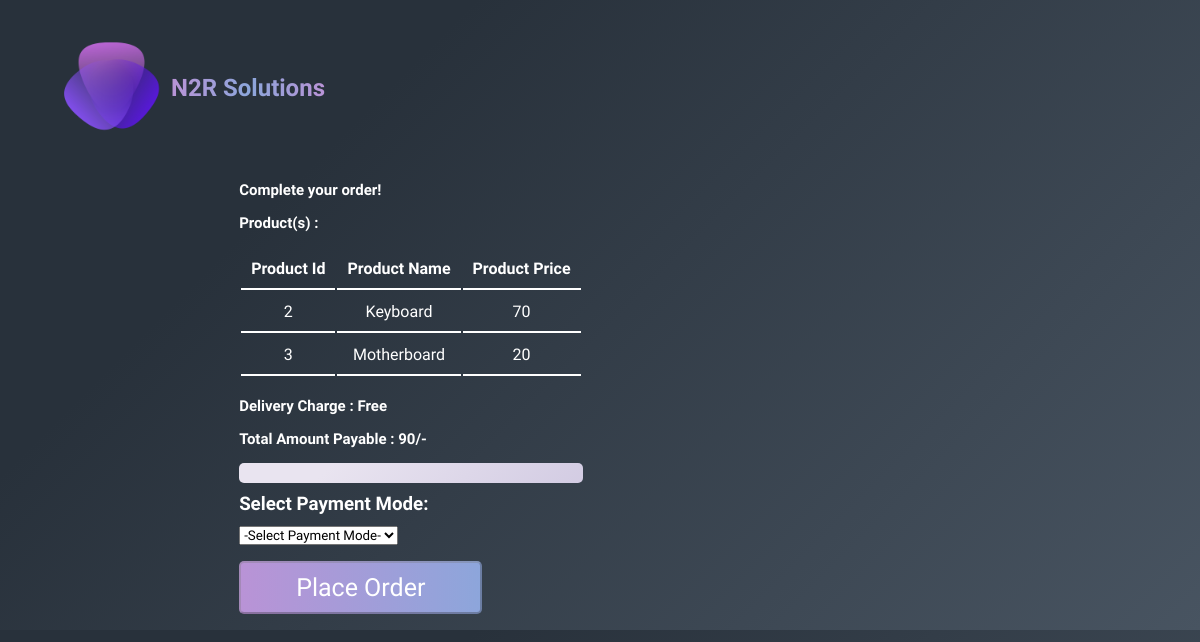
Screenshot of /checkout.php (signed in) with the database file from the repository.
### tables this page shows
CREATE TABLE `cart` (
  `prd_id` int(10) NOT NULL,
  `user_id` int(10) NOT NULL
);

CREATE TABLE `product_details` (
  `prd_id` int(20) NOT NULL,
  `prd_name` varchar(30) NOT NULL,
  `prd_desc` varchar(500) NOT NULL,
  `prd_price` float NOT NULL,
  `prd_photo` varchar(100) NOT NULL
);

### checkout.php (the view, shortened to what this page needs)
<!DOCTYPE html>
<html lang="en">
<head>
<link rel="stylesheet" href="css/checkout.css">
</head>
<body>
  <div class="header">
    <div class="container">
        <div class="navbar">
            <div class="logo">
                <a href="home.php"> <img src="./Assets/logo.png" alt="n2r logo" width="100px" height="100px"></a>
                <h2>N2R Solutions</h2>
            </div>
        </div>
<div class="details">
  <div class="container">
    <div class="row">
      <div>
        <h1>Complete your order!</h1>
        <div>
          <h1><b>Product(s) : </b></h1>
          <table>
        <tr>
        <th>Product Id</th>
        <th>Product Name</th>
        <th>Product Price</th>
        </tr>
         <?php
        include("config.php");
        $user = $_SESSION['user'];
        $Items = mysqli_query($link,"SELECT prd_id FROM cart WHERE user_id=$user");
        $total = 0;
        while($temp = mysqli_fetch_assoc($Items))
        {
           $id_sql = "SELECT prd_name , prd_price FROM product_details WHERE prd_id=$temp[prd_id]";
           $item_details = mysqli_query($link,$id_sql);
           while($temp2 = mysqli_fetch_assoc($item_details))
           {
            $str2 = (float)$temp2['prd_price'];
            echo "<tr>";
            echo "<td>" . $temp['prd_id'] . "</td>";
            echo "<td>" . $temp2['prd_name'] . "</td>";
            echo "<td>" . $temp2['prd_price'] . "</td>";
            echo "</tr>";
           }
           $total = $total + $str2;
        }
        ?>
        </table>
        <br>
          <h1><b>Delivery Charge : </b>Free</h1>
          <h1><b>Total Amount Payable : <?php echo $total; ?>/-</h1>
        </div>
        <div class="address-div" id="add-div">
        <div class='saved-add' id='add-card'>
        </div>
          </div>
        <form action="" method="post" id="placeOrder">
          <h3 id="mode" >Select Payment Mode:</h3>
          <div class="form-group">
            <select name="pmode" class="form-control" required>
              <option value="" selected disabled required>-Select Payment Mode-</option>
            </select>
          </div>
          <div class="form-group">
            <form method="post">
            <input type="submit" name="submit" id="submit" value="Place Order" class="btn" disabled>
            </form>
          </div>
        </form>
      </div>
    </div>
  </div>
  </div>
</body>
</html>

### Css/checkout.css (style rules this page uses)
* { margin: 0; padding: 0; box-sizing: border-box; font-family: 'Raleway',sans-serif; }
body { height: fit-content; background-image: linear-gradient(315deg, #485461 0%, #28313b 74%); }
.navbar { display: flex; align-items: center; padding: 20px; }
a { text-decoration: none; color: white; }
h1 { color: white; font-weight: bolder; font-size: 50px; }
.container { max-width: 1300px; height: fit-content; margin: auto; padding-left: 25px; padding-right: 25px; }
.row { display: flex; align-items: center; flex-wrap: wrap; justify-content: space-around; }
.btn { background-image: linear-gradient(to right, #B993D6 0%, #8CA6DB 51%, #B993D6 100%); display: inline-block; color:white; text-decoration: none; padding: 10px 55px 10px 55px; border-radius: 5px; margin: 1rem 0 1rem; font-size: 25px; background-size: 200% auto; }
.header { box-shadow: 2rem white; }
.header .row { margin-top: 0; }
.logo { display: flex; align-items: center; margin: 1rem 0 1rem 1rem; }
.logo > h2 { background-image: linear-gradient(to right, #B993D6 0%, #8CA6DB 51%, #B993D6 100%); background-clip:unset; -webkit-background-clip: text; -webkit-text-fill-color: transparent; left:8rem; top:2rem; margin-left: 10px; }
h1 { margin-bottom: 15px; color: white; font-size: 15px; }
.details { margin-top: 5px; }
table { color: white; text-align: center; }
td , th ,tr { padding: 10px; border-bottom: 2px solid white; }
#mode { margin-top: 10px; margin-bottom: 10px; color:white; }
.saved-add { display: flex; flex-direction: column; background-image: linear-gradient(315deg, #D3CCE3 0%, #E9E4F0 74%); border-radius: 5px; padding: 10px; color: black; margin-bottom: 5px; gap: 2px; }

### rows the page displays
cart: prd_id "2"
product_details: prd_name "Keyboard", prd_price "70"
cart: prd_id "3"
product_details: prd_name "Motherboard", prd_price "20"

### other values shown
$total "90"
